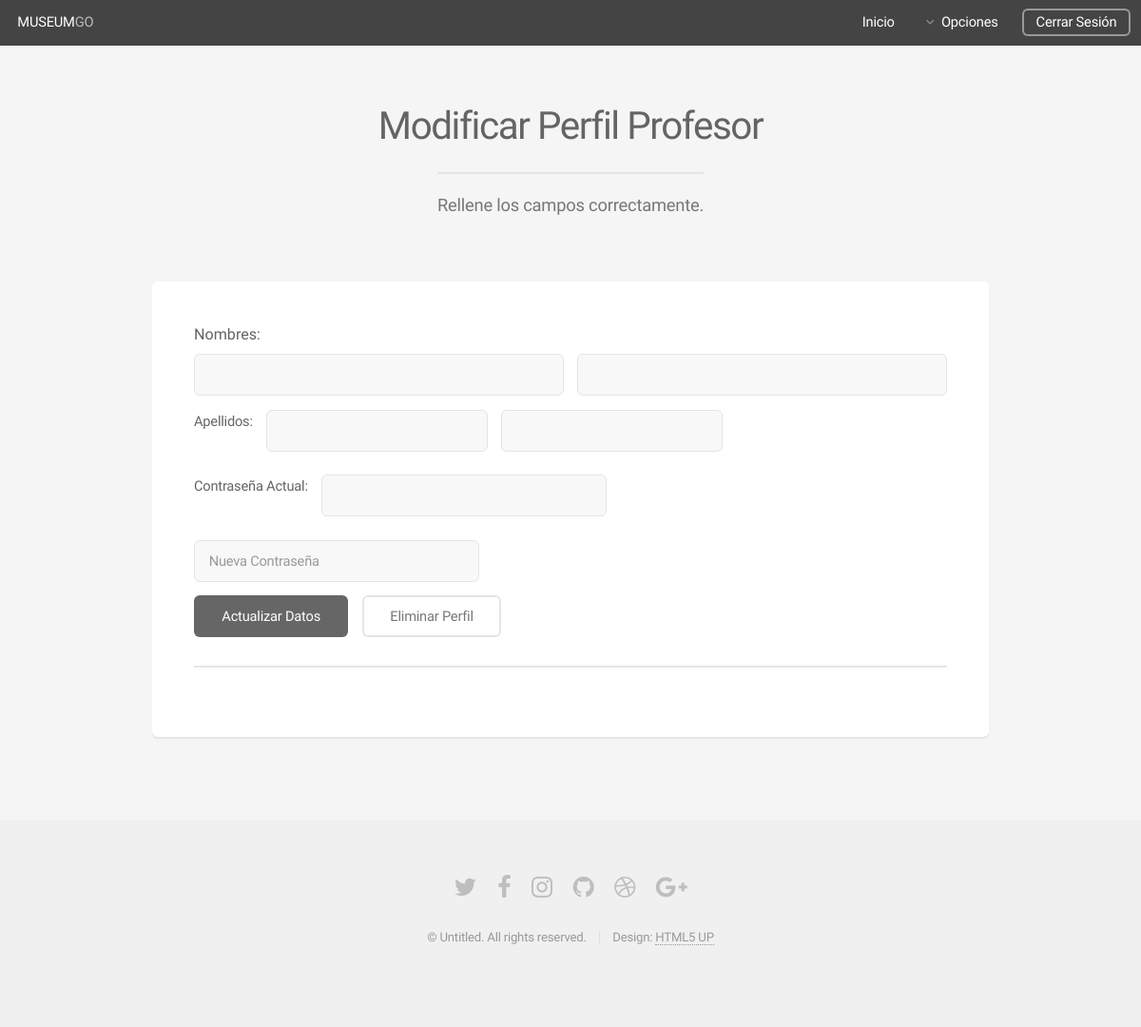
The page /user_teacher.php?id=2 (signed in) on the database as committed earlier.
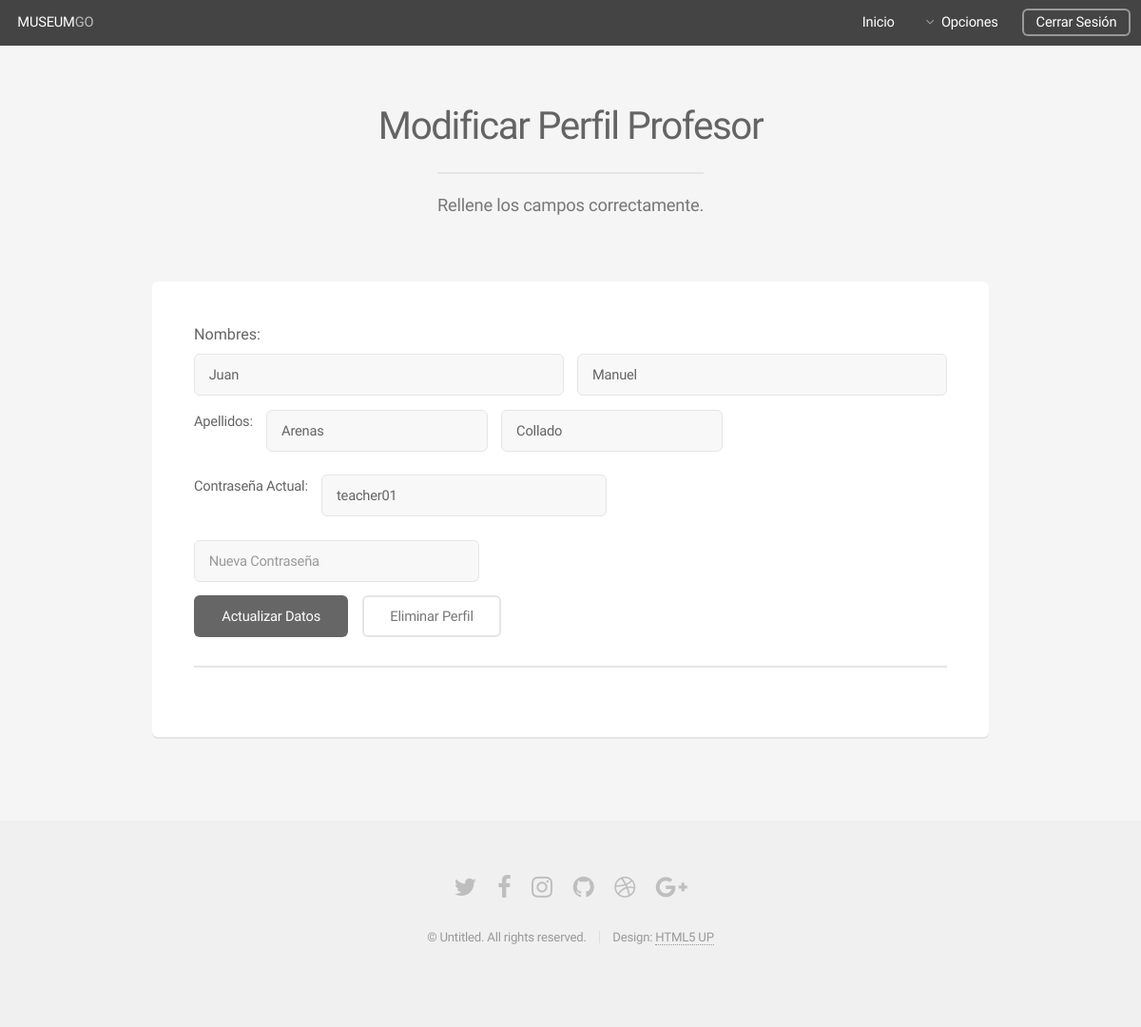
The same page on the database as committed later.
### tables this page shows
CREATE TABLE `profesor` (
  `id` int(100) NOT NULL,
  `usuario` varchar(200) NOT NULL,
  `contrasenia` varchar(200) NOT NULL,
  `nombre` varchar(200) NOT NULL,
  `apellidos` varchar(200) NOT NULL
);

### user_teacher.php (the view, shortened to what this page needs)
<!DOCTYPE HTML>
<?php
$host_db = "localhost";
$user_db = "root";
$pass_db = "";
$db_name = "museo";
if(!empty($_SESSION['user'])){
	$conexion = new mysqli($host_db, $user_db,$pass_db, $db_name);
	$sql="SELECT * FROM profesor where id='".$_GET['id']."'";
	$result = $conexion->query($sql);
	$row = $result->fetch_assoc();
	$row_name =$row['nombre'];
	$row_last_name = $row['apellidos'];
	$oneName = explode(" ",$row_name);
	$oneLastName = explode(" ",$row_last_name);
	$row_password =  $row['contrasenia'];
}else{
}
?>
<html>
	<head>
		<link rel="stylesheet" href="assets/css/main.css" />
	</head>
	<body class="is-preload">
		<div id="page-wrapper">
				<header id="header">
				<?php
					if(!empty($_SESSION['firt_name'])){
						echo " <h1> ".strtoupper($_SESSION['firt_name'])." &nbsp<a href='#'>".strtoupper($_SESSION['f_last_name'])."</a></h1>";
					}else{
						echo"<h1><a href='#'>MUSEUM</a>GO</h1>";
					}
					?>
					<nav id="nav">
						<ul>
							<li><a href="my_admin_profile.php">Inicio</a></li>
							<li>
								<a href="#" class="icon fa-angle-down">Opciones</a>
							</li>
							<li><a href="index_user.php" class="button">Cerrar Sesión</a></li>
						</ul>
					</nav>
				</header>
				<section id="main" class="container">
					<header>
						<h2>Modificar Perfil Profesor</h2>
						<p>Rellene los campos correctamente.</p>
					</header>
					<div class="row">
						<div class="col-12">
					<div class="row">
						<div class="col-12">
								<section class="box">
									<h4><b>Nombres:<b></h4>
									<form method="post" action="confirm_user_teacher.php">
										<div class="row gtr-uniform gtr-50">
											<div class="col-6 col-12-mobilep">
											<?php
												echo "<input type='text' name='first_name' id='name' value='".$oneName[0]."' />";
											?>
											</div>
											<div class="col-6 col-12-mobilep">
											<?php
												echo"<input type='text' name='second_name' id='second_name' value='".$oneName[1]."'  />";
											?>
											</div>
											<p><b>Apellidos:</b></p>
											<div class="row gtr-uniform gtr-50">
											<div class="col-6 col-12-mobilep">
											<?php
												echo "<input type='text' name='first_lastname' id='name' value='".$oneLastName[0]."' />";
											?>
											</div>
											<div class="col-6 col-12-mobilep">
											<?php
												echo"<input type='text' name='second_lastname' id='second_name' value='".$oneLastName[1]."'  />";
											?>
											</div>
											</div>
											<div class="row gtr-uniform gtr-50">
											<p><b>Contraseña Actual:</b></p>
												<div class="col-6 col-12-mobilep">
													<?php
													echo"<input type='text' name='current_pass' id='second_name' value='".$row_password."'  />";
													?>
												</div>
												<div class="col-6 col-12-mobilep">
												<?php
												echo"<input type='text' name='new_password' id='second_name' value=''  placeholder='Nueva Contraseña' />";
												?>
												</div>
											</div>
											<div class="col-12">
												<ul class="actions">
													<li><input type="submit" name="boton" id="actualiza" value="Actualizar Datos" /></li>
													<li><input type="submit" name="boton" id="elimina" value="Eliminar Perfil" class="alt" /></li>
												</ul>
											</div>
										</div>
									</form>
									<hr />
								</section>
						</div>
					</div>
				</section>
				<footer id="footer">
					<ul class="icons">
						<li><a href="#" class="icon fa-twitter"><span class="label">Twitter</span></a></li>
						<li><a href="#" class="icon fa-facebook"><span class="label">Facebook</span></a></li>
						<li><a href="#" class="icon fa-instagram"><span class="label">Instagram</span></a></li>
						<li><a href="#" class="icon fa-github"><span class="label">Github</span></a></li>
						<li><a href="#" class="icon fa-dribbble"><span class="label">Dribbble</span></a></li>
						<li><a href="#" class="icon fa-google-plus"><span class="label">Google+</span></a></li>
					</ul>
					<ul class="copyright">
						<li>&copy; Untitled. All rights reserved.</li><li>Design: <a href="http://html5up.net">HTML5 UP</a></li>
					</ul>
				</footer>
		</div>
	</body>
</html>

Rows that differ between the two databases and show on the page:
now on this page (row edited): profesor: first_name "Juan", second_name "Manuel", first_lastname "Arenas", second_lastname "Collado", current_pass "teacher01"
